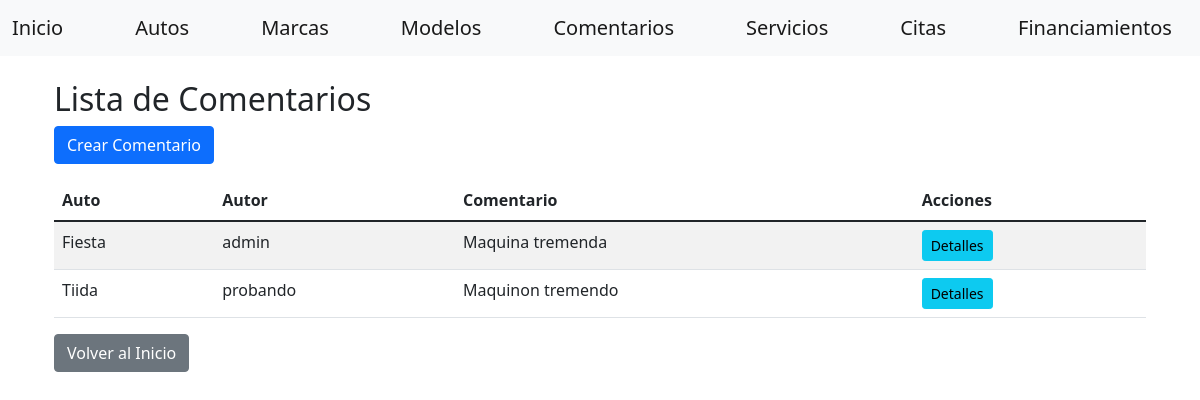
Page /gestion/comentarios/ on the earlier database version.
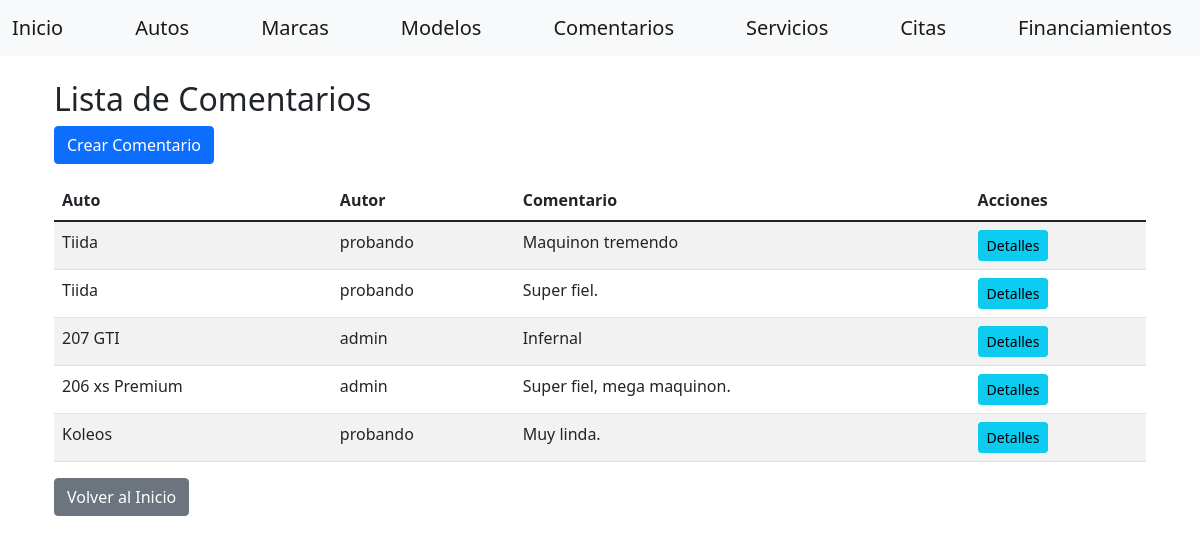
Same page on the later database version.
### gestion/models.py (models this page shows, shortened)
class Comentario(models.Model):
    auto = models.ForeignKey(Auto, on_delete=models.CASCADE)
    autor = models.ForeignKey(User, on_delete=models.CASCADE)
    comentario = models.TextField()
    fecha = models.DateTimeField(auto_now_add=True)

class Auto(models.Model):
    marca = models.ForeignKey(Marca, on_delete=models.CASCADE, default=1)
    modelo = models.ForeignKey(ModeloAuto, on_delete=models.CASCADE)
    categoria = models.ForeignKey(Categoria, on_delete=models.CASCADE)
    precio = models.DecimalField(max_digits=10, decimal_places=2)
    imagen = models.ImageField(upload_to='autos/')
    descripcion = models.TextField()

class ModeloAuto(models.Model):
    marca = models.ForeignKey(Marca, on_delete=models.CASCADE)
    nombre = models.CharField(max_length=100)

### gestion/views/comentario_view.py (the view)
# urls.py: path('comentarios/', comentario_view.ComentarioListView.as_view(), name='comentario-list'),
class ComentarioListView(View):
    def get(self, request, *args, **kwargs):
        repo = ComentarioRepository()
        comentarios = repo.get_all()
        return render(
            request,
            'comentarios/list.html',
            dict(
                comentarios=comentarios
            )
        )

### gestion/repositories/comentario_repository.py (called while the page is built)
    def get_all(self) -> List[Comentario]:
        return Comentario.objects.all()

### gestion/templates/comentarios/list.html (shortened to what this page needs)
{% extends "home/base.html" %}
{% block content %}
<div class="container mt-3">
    <h2>Lista de Comentarios</h2>
    <a href="{% url 'comentario-create' %}" class="btn btn-primary mb-3">Crear Comentario</a>
    <table class="table table-striped">
        <thead>
            <tr>
                <th>Auto</th>
                <th>Autor</th>
                <th>Comentario</th>
                <th>Acciones</th>
            </tr>
        </thead>
        <tbody>
            {% for comentario in comentarios %}
                <tr>
                    <td>{{ comentario.auto.modelo.nombre }}</td>
                    <td>{{ comentario.autor.username }}</td>
                    <td>{{ comentario.comentario }}</td>
                    <td>
                        <a href="{% url 'comentario-detail' comentario.id %}" class="btn btn-info btn-sm">Detalles</a>
                    </td>
                </tr>
            {% endfor %}
        </tbody>
    </table>
    <a href="{% url 'index' %}" class="btn btn-secondary">Volver al Inicio</a>
</div>
{% endblock %}

Differences in the rows shown:
removed Comentario: auto.modelo.nombre "Fiesta", autor.username "admin", comentario "Maquina tremenda"
added Comentario: auto.modelo.nombre "Tiida", autor.username "probando", comentario "Super fiel."
added Comentario: auto.modelo.nombre "207 GTI", autor.username "admin", comentario "Infernal"
added Comentario: auto.modelo.nombre "206 xs Premium", autor.username "admin", comentario "Super fiel, mega maquinon."
added Comentario: auto.modelo.nombre "Koleos", autor.username "probando", comentario "Muy linda."
